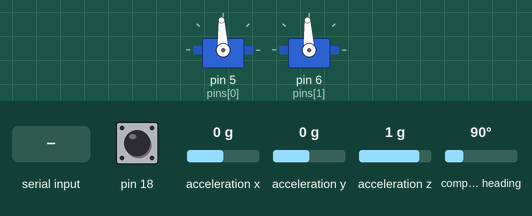
Recording of a sketch running on a simulated Arduino Mega 2560, built with avr-gcc and run on an emulated ATmega2560. Parts: 2 × servo. The inputs (shaded band) are chosen by the test bench; at power-on: pin 18 HIGH, acceleration x 0 g, acceleration y 0 g, acceleration z 1 g, compass heading 90°. What the sketch prints to the serial monitor is not drawn.

Above: at 2.2 s.
2.3 s: "s\n" received over Serial
At 3.0 s:
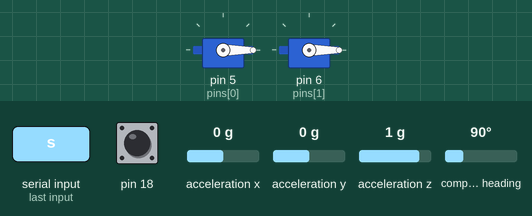
3.9 s: "f\n" received over Serial
At 5.1 s:
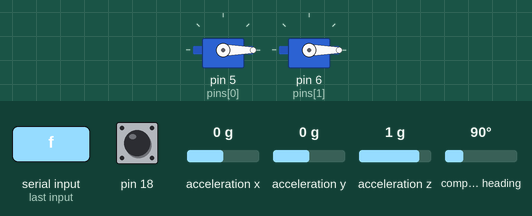
5.5 s: "r\n" received over Serial
At 6.5 s:
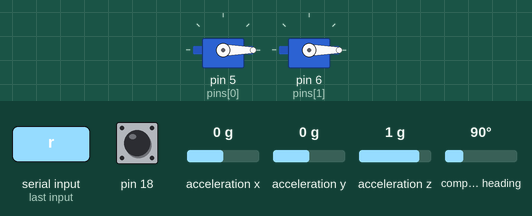
7.1 s: "l\n" received over Serial
At 8.6 s:
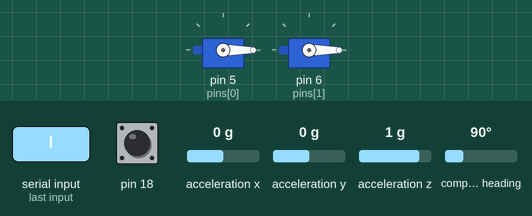
Timing chart, 0 to 9.7 s (numbered marks = the images above; inputs shaded):
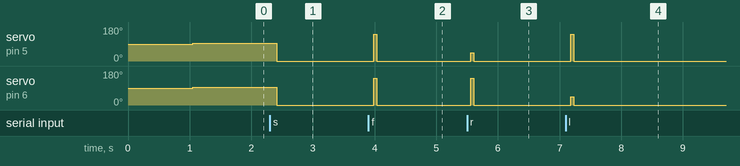

The sketch:

robotics_info_parse.ino
```cpp
#include <Adafruit_BNO055.h>
#include <utility/imumaths.h>
#include <Adafruit_Sensor.h>
#include <Wire.h>
#include <Servo.h>

const byte numChars = 32;
char receivedChars[numChars];
char xchars[numChars];
char ychars[numChars];
char zchars[numChars];
char lastchar = 'x';
int x = 0;
int y = 0;
int z = 0;

//wheel encoder variable
volatile float time1 = 0.0;
volatile float time2 = 0.0;
volatile bool has_time1 = false;
volatile float speed;
int forwardSpeed;
char most_recent_char='s';

float heading = 0;
int directionTolerance = 10;
boolean newData = false;
/*
 * joystick stuff
 */
//User configuration:
int percent = 0;  //between -100 and 100, indicates how fast the motor
//will be moving when the arduino boots
int pins[] = {
  5, 6}; //the signal output pins (as many as you'd like)
int inputPins[] = {
  2,3};
volatile int pwm_val_left = 0;
volatile int prev_time_left = 0;
volatile int pwm_val_right = 0;
volatile int prev_time_right = 0;
int enablePin12 = 0;
const int arraySize = sizeof(pins)/sizeof(int);
const int inputSize = sizeof(pins)/sizeof(int);
Servo controllers[arraySize];
Adafruit_BNO055 bno = Adafruit_BNO055(55);
int userControlToggle = 0;

void setup() {
  Serial.begin(9600);

  //motor encoder setup
  speed = 0.0;
  pinMode(18, INPUT);
  attachInterrupt(INT5, get_speed, CHANGE);
  forwardSpeed = 1500;

  for (int i=0; i<arraySize; i++)
    controllers[i].attach(pins[i]); //associate the object to a pin
  //attachInterrupt(2,risingRight, RISING);
  //attachInterrupt(3,risingLeft, RISING);
  //attachInterrupt(digitalPinToInterrupt(18),risingEnable, RISING);
  /* Initialise the sensor */
  if(!bno.begin())
  {
    /* There was a problem detecting the BNO055 ... check your connections */
    //Serial.print("Ooops, no BNO055 detected ... Check your wiring or I2C ADDR!");
    while(1);
  }

  delay(1000);
  //Serial.println("Hello world");
  bno.setExtCrystalUse(true);
}

void loop() {
  //data receieved from serial
  unsigned char data_received;
  imu::Vector<3> euler = bno.getVector(Adafruit_BNO055::VECTOR_EULER);
  heading = euler.x();
  heading = 360.0-heading;
  //  sensors_event_t event;
  //  bno.getEvent(&event);
  //  heading = event.orientation.x;
  Serial.print(heading);
  Serial.print("\n");
  //Serial.flush();
  //right and left power
  int power_left = 90; //dead
  int power_right = 90; //dead
  float setSpeed = 1.25;
  float dif = abs(speed-setSpeed);
  float Kp = 40;
  if(speed>setSpeed){
    forwardSpeed = forwardSpeed-round((dif*Kp));
  }
  else{
    forwardSpeed = forwardSpeed+round((dif*Kp));
  }
  if(forwardSpeed>2000){
    forwardSpeed = 2000;
  }
  if(forwardSpeed<1600){
    forwardSpeed = 1600;
  }


  //if there is a serial byte ready to read then read it
  if(Serial.available() > 0){
    //grab serial data
    data_received = Serial.read();
    //set the most recent received character so the power setting
    //statements will continue to be executed.

    most_recent_char = data_received;

  }
  if(most_recent_char == 's'){
    power_left = 1500;
    power_right = 1500;
  }
  else if(most_recent_char == 'f'){
    power_left = forwardSpeed;
    power_right = forwardSpeed;
  }
  else if (most_recent_char == 'r')
  {
    //power_left = sft;
    //power_right = sbt;
    power_left = forwardSpeed;
    //power_right = 1500-abs(forwardSpeed-1500);
    power_right = 1500 - abs(forwardSpeed - 1500);
  }
  else if (most_recent_char == 'l')
  {
    //power_left = sbt;
    //power_right = sft;
    power_left = 1500 - abs(forwardSpeed - 1500);
    power_right = forwardSpeed;
  }
  //controllers[0].writeMicroseconds(power_right);
  //controllers[1].writeMicroseconds(power_left);

  delay(50);
  controllers[0].writeMicroseconds(power_right);
  controllers[1].writeMicroseconds(power_left);
  //controllers[0].writeMicroseconds(1500);
  //controllers[1].writeMicroseconds(1500);
}

//this function is the ISR for the wheel encoder

void get_speed(){
  if(has_time1 == false && (digitalRead(18) == 0)){
    time1 = millis();
    has_time1 = true;
  }
  else{
    time2 = millis();
    float time_change = (float)(time2 - time1)/1000.0;
    speed = (3.25/time_change) * 0.0254;
    has_time1 = false;
    //Serial.print("s");
    //Serial.println(speed);
    //Serial.println(" m/s");
  }
}
```

Measured:
- after the input at 2.3 s, servo on pin 5 (pins[0]), servo on pin 6 (pins[1]): 93° → 0° after 0.11 s
- after the input at 3.9 s, servo on pin 5 (pins[0]), servo on pin 6 (pins[1]): 0° → 141° after 0.09 s, → 0° 0.05 s later
- after the input at 5.5 s, servo on pin 5 (pins[0]): 0° → 44° after 0.06 s, → 0° 0.05 s later; servo on pin 6 (pins[1]): 0° → 141° after 0.06 s, → 0° 0.05 s later
- after the input at 7.1 s, servo on pin 5 (pins[0]): 0° → 141° after 0.08 s, → 0° 0.05 s later; servo on pin 6 (pins[1]): 0° → 44° after 0.08 s, → 0° 0.05 s later
